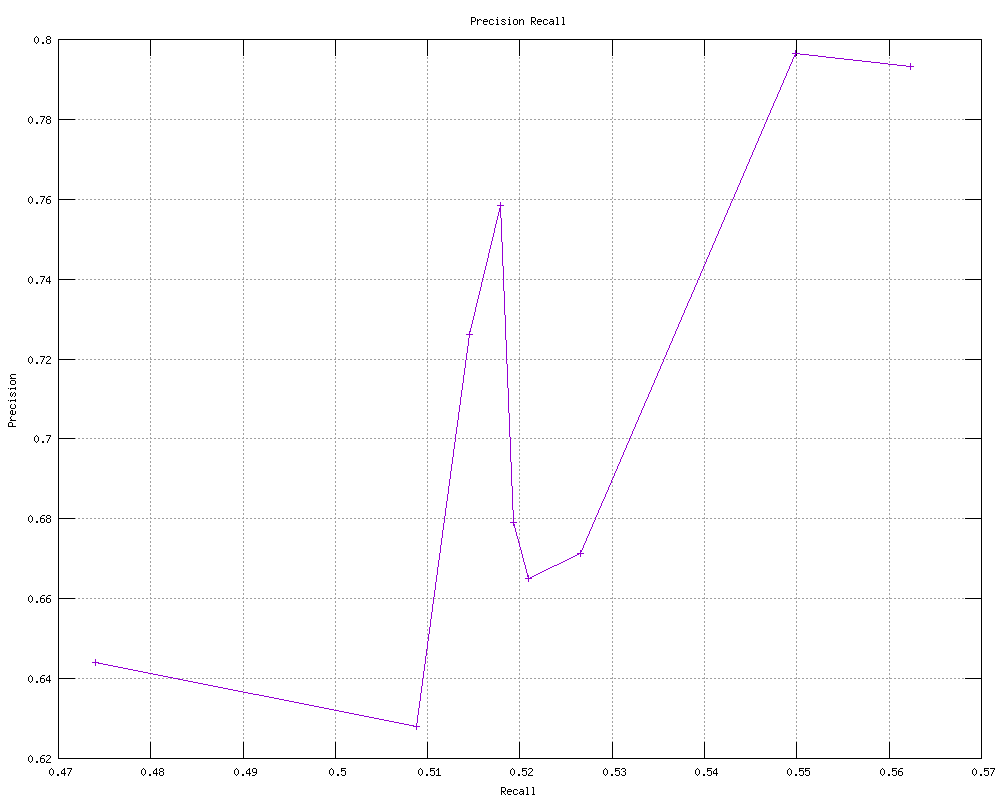

Write gnuplot code to recreate this figure.
#
# Precision Recall (Thu Apr 25 11:58:26 2024)
#

set title "Precision Recall"
set key bottom right
set autoscale
set grid
set xlabel "Recall"
set ylabel "Precision"
set tics scale 2
set terminal png small size 1000,800
set output 'network-precision-recall.png'
plot 	"network-precision-recall.tab" using 1:2 title "" with linespoints 
